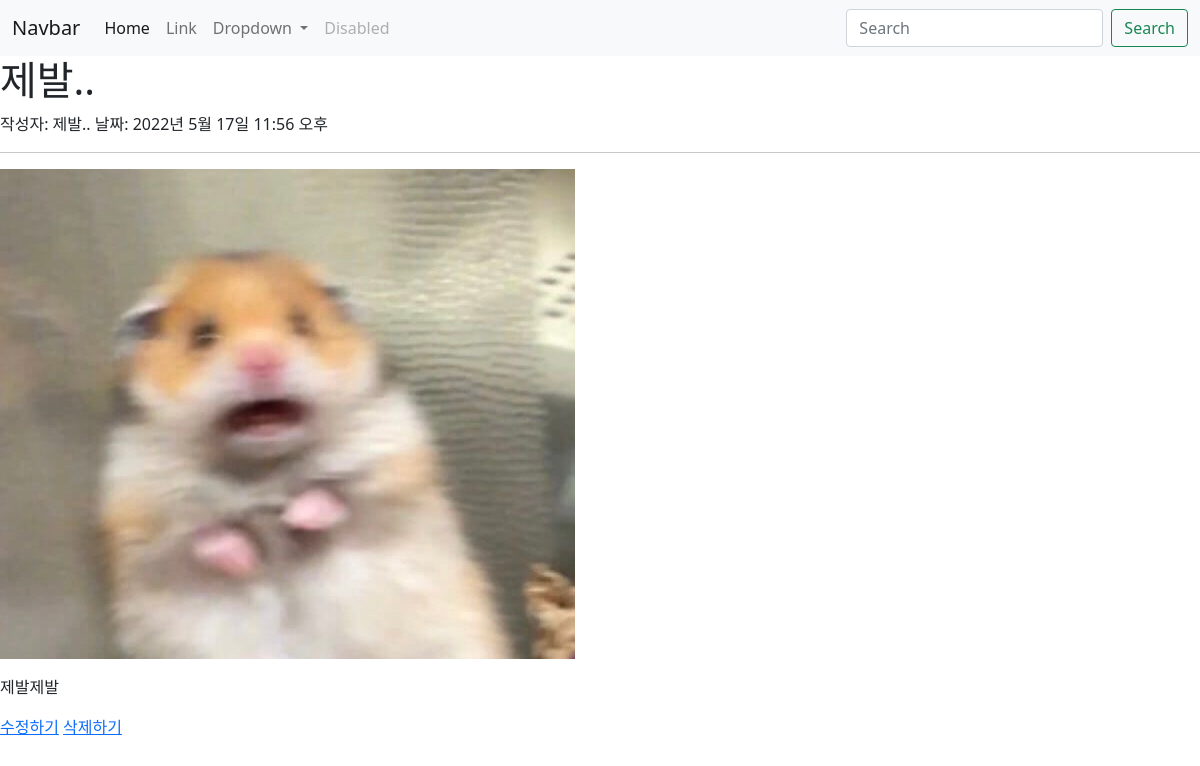
The page /16 on the database its author committed.
### main/models.py (models this page shows, shortened)
class Post(models.Model):
    id= models.AutoField(primary_key=True)
    title= models.CharField(max_length=200)
    writer=models.CharField(max_length=100)
    pub_date=models.DateTimeField()
    body=models.TextField()
    image= models.ImageField(upload_to = "blog/", blank=True, null = True)

### main/views.py (the view)
# urls.py: path('<int:id>', detail, name="detail"),
def detail(request, id):
    post=get_object_or_404(Post, pk= id)
    return render(request, 'main/detail.html',{'post':post})

### main/templates/main/detail.html
{% extends 'base.html' %}
{% load static %}
{% block content %}
<h1>{{post.title}}</h1>
작성자: {{post.writer}}
날짜: {{post.pub_date}}
<hr>
{% if post.image %}
    <p><img src="{{ post.image.url }}" alt="사진"></p>
{% endif %}
<p>{{post.body}}</p>
<a href="{%url 'main:edit' post.id%}">수정하기</a>
<a href="{%url 'main:delete' post.id%}">삭제하기</a>
{% endblock%}

### rows shown on the page
Post: title "제발..", writer "제발..", pub_date "2022년 5월 17일 11:56 오후", image (picture), body "제발제발"
